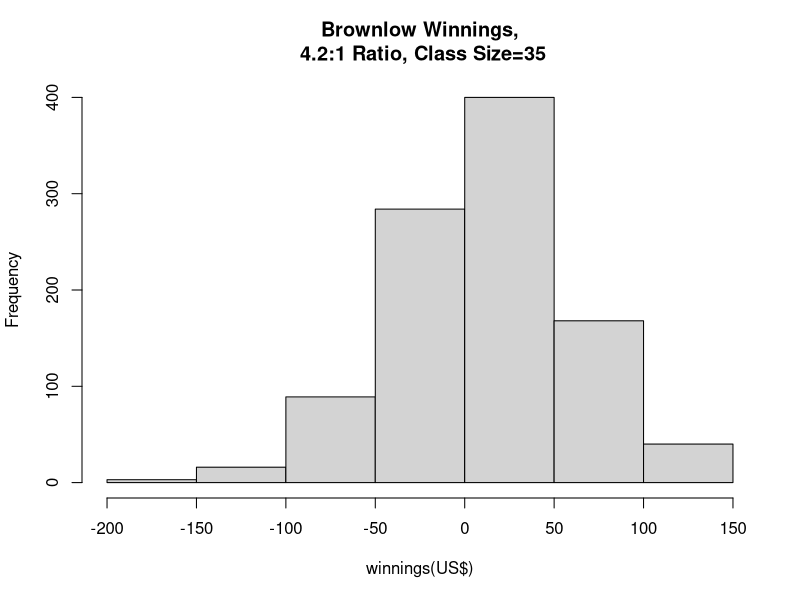
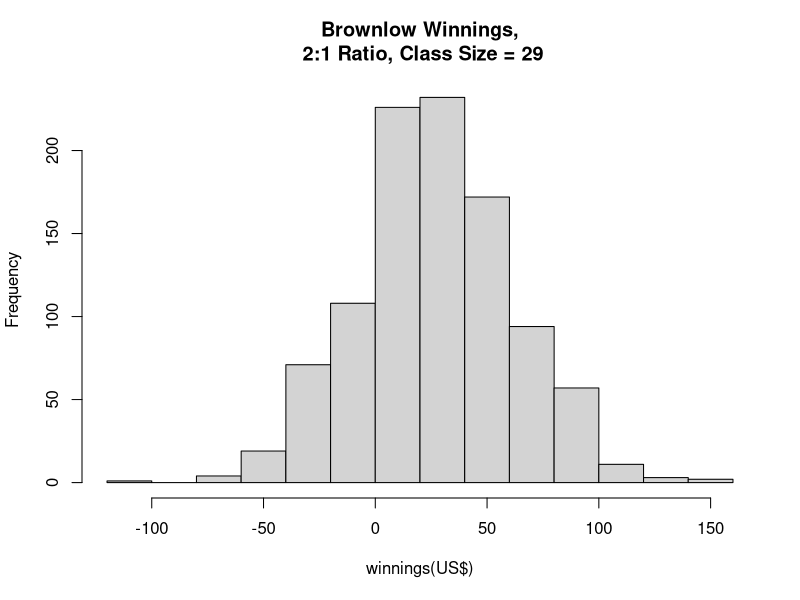

Recreate these plots in R, in order.
## ---- chunk 1
knitr::opts_chunk$set(echo = TRUE)
require(tidyverse)
require(tidyverse)
require(knitr)
## ---- chunk 2
birthdays=1:365
saveanswer=vector("numeric")
for(j in 1:1000){
savebank=0
for(i in 1:637){
classsample<-sample(birthdays,35,replace=TRUE)
d<-duplicated(classsample)
# If we add up d and get a number greater than zero, then we had responses with the same birthday.
if(sum(d)>0){
  savebank=savebank+1
}else{
  savebank=savebank-4.30
}
}
saveanswer[j]<-savebank
}
## ---- chunk 3
hist(saveanswer,, main="Brownlow Winnings,\n 4.2:1 Ratio, Class Size=35", xlab="winnings(US$)")
ssanswer<-sort(saveanswer)
print(ssanswer[25])
print(ssanswer[975])
## ---- chunk 4
birthdays=1:365
saveanswer=vector("numeric")
for(j in 1:1000){
savebank=0
for(i in 1:637){
classsample<-sample(birthdays,29,replace=TRUE)
d<-duplicated(classsample)
# If we add up d and get a number greater than zero, then we had responses with the same birthday.
if(sum(d)>0){
  savebank=savebank+1
}else{
  savebank=savebank-2
}
}
saveanswer[j]<-savebank
}
## ---- chunk 5
hist(saveanswer, main="Brownlow Winnings,\n 2:1 Ratio, Class Size = 29", xlab="winnings(US$)")
ssanswer<-sort(saveanswer)
print(ssanswer[25])
print(ssanswer[975])
